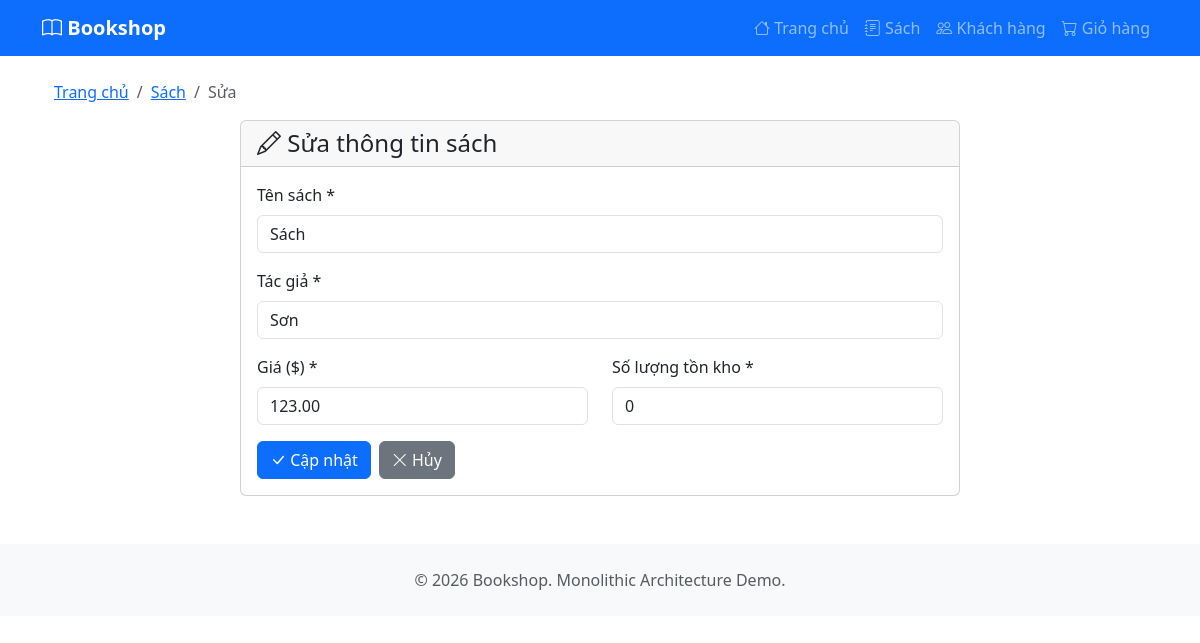
Page /books/6c62970d-82a6-4f3f-8156-dead5e37bdc9/edit/ on the committed database.
### shop/models.py (models this page shows, shortened)
class Book(models.Model):
    id = models.CharField(max_length=100, primary_key=True, default=uuid.uuid4, editable=False)
    title = models.CharField(max_length=255)
    author = models.CharField(max_length=255)
    price = models.DecimalField(max_digits=10, decimal_places=2)
    stock = models.PositiveIntegerField(default=0)
    created_at = models.DateTimeField(auto_now_add=True)
    updated_at = models.DateTimeField(auto_now=True)
    class Meta:
        db_table = 'books'
        ordering = ['title']

### shop/web_views.py (the view, shortened to what this page needs)
# urls.py: path('books/<str:book_id>/edit/', web_views.book_edit, name='book_edit'),
def book_edit(request, book_id):
    book = get_object_or_404(Book, id=book_id)
    return render(request, 'books/book_form.html', {'book': book})

### shop/templates/books/book_form.html (shortened to what this page needs)
{% extends 'base.html' %}
{% block content %}
<div class="container mt-4">
    <nav aria-label="breadcrumb">
        <ol class="breadcrumb">
            <li class="breadcrumb-item"><a href="{% url 'home' %}">Trang chủ</a></li>
            <li class="breadcrumb-item"><a href="{% url 'book_list' %}">Sách</a></li>
            <li class="breadcrumb-item active">{% if book %}Sửa{% else %}Thêm mới{% endif %}</li>
        </ol>
    </nav>
    <div class="row justify-content-center">
        <div class="col-md-8">
            <div class="card">
                <div class="card-header">
                    <h4 class="mb-0">
                        {% if book %}
                        <i class="bi bi-pencil"></i> Sửa thông tin sách
                        {% else %}
                        <i class="bi bi-plus-circle"></i> Thêm sách mới
                        {% endif %}
                    </h4>
                </div>
                <div class="card-body">
                    <form method="post">
                        <div class="mb-3">
                            <label for="title" class="form-label">Tên sách *</label>
                            <input type="text" class="form-control" id="title" name="title"
                                value="{{ book.title|default:'' }}" required>
                        </div>
                        <div class="mb-3">
                            <label for="author" class="form-label">Tác giả *</label>
                            <input type="text" class="form-control" id="author" name="author"
                                value="{{ book.author|default:'' }}" required>
                        </div>
                        <div class="row">
                            <div class="col-md-6 mb-3">
                                <label for="price" class="form-label">Giá ($) *</label>
                                <input type="number" class="form-control" id="price" name="price" step="0.01" min="0"
                                    value="{{ book.price|default:'0.00' }}" required>
                            </div>
                            <div class="col-md-6 mb-3">
                                <label for="stock" class="form-label">Số lượng tồn kho *</label>
                                <input type="number" class="form-control" id="stock" name="stock" min="0"
                                    value="{{ book.stock|default:'0' }}" required>
                            </div>
                        </div>
                        <div class="d-flex gap-2">
                            <button type="submit" class="btn btn-primary">
                                <i class="bi bi-check-lg"></i> {% if book %}Cập nhật{% else %}Thêm sách{% endif %}
                            </button>
                            <a href="{% url 'book_list' %}" class="btn btn-secondary">
                                <i class="bi bi-x-lg"></i> Hủy
                            </a>
                        </div>
                    </form>
                </div>
            </div>
        </div>
    </div>
</div>
{% endblock %}

### shop/templates/base.html (style rules this page uses)
body { padding-top: 56px; }
.card { transition: transform 0.2s; }

### rows in the picture
Book: title "Sách", author "Sơn", price "123.00", stock "0"
